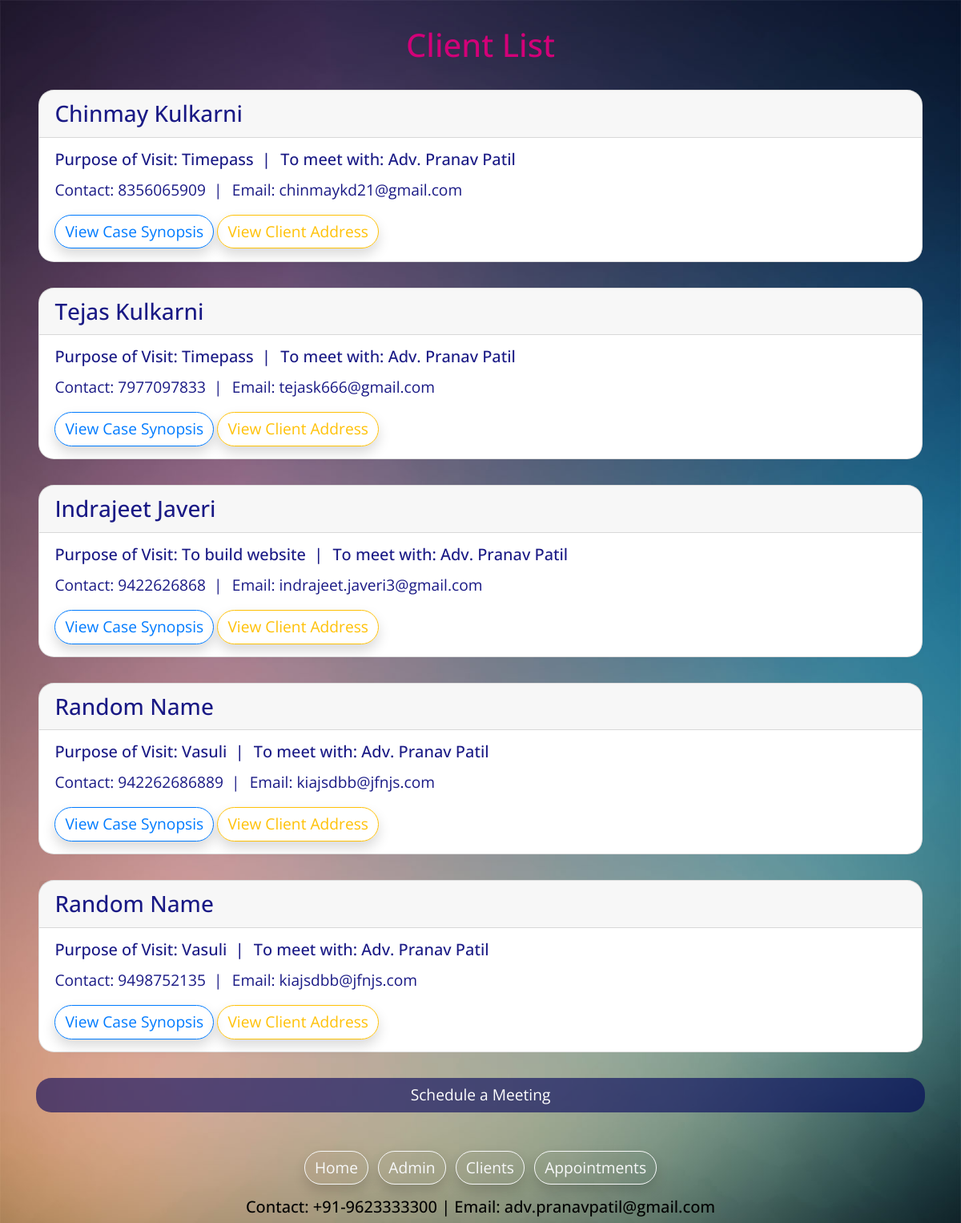
Page /clients on the earlier database version.
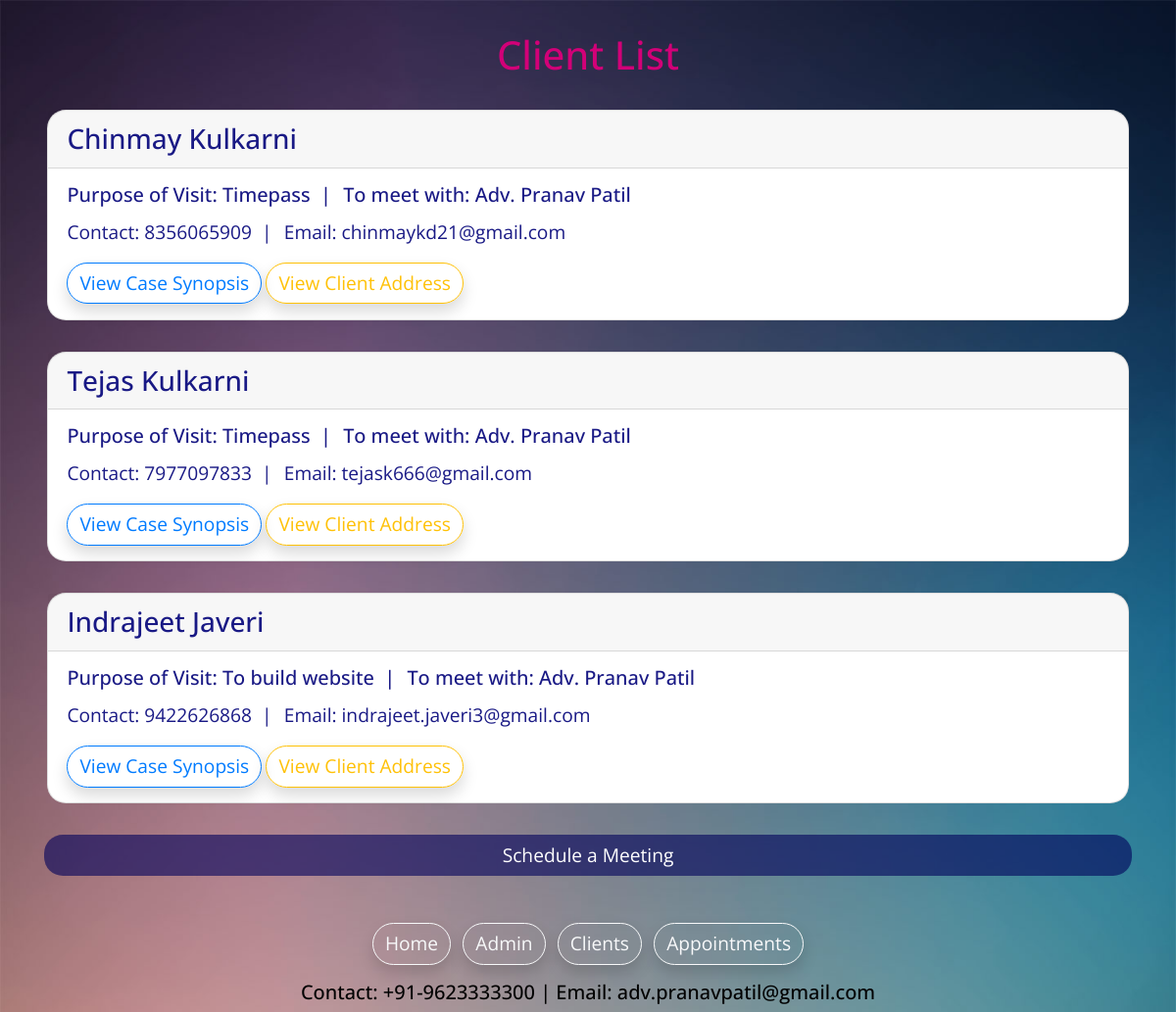
Same page on the later database version.
### patiladmin/models.py (models this page shows, shortened)
class client(models.Model):
    first_name = models.CharField(max_length=255)
    last_name = models.CharField(max_length=255)
    contact = models.BigIntegerField()
    email = models.CharField(max_length=255)
    address = models.CharField(max_length=255)
    city = models.CharField(max_length=255)
    state = models.CharField(max_length=255)
    zipcode = models.BigIntegerField()
    pVisit = models.CharField(max_length=255)
    toMeet = models.CharField(max_length=255)
    hAbout = models.CharField(max_length=255)
    caseSynopsis = models.TextField(default="No case data provided by client")
    dateofvisit = models.DateField(default=timezone.now)

### patiladmin/views.py (the view)
# urls.py: path('clients', views.clientlist),
def clientlist(request):
    clist = client.objects.all()
    return render(request, 'patiladmin/clients.html', {'clients': clist})

### patiladmin/templates/patiladmin/clients.html (shortened to what this page needs)
{% extends 'patiladmin/baselayout.html' %}
{% load static %}
{% block content%}
<div class="container">
	<link rel="stylesheet" href="https://cdnjs.cloudflare.com/ajax/libs/animate.css/3.7.0/animate.min.css" type="text/css">
	<link rel="stylesheet" href="https://cdn.jsdelivr.net/npm/flatpickr/dist/flatpickr.min.css">
	<div class="text-center" style="padding-top: 2rem;color: rgb(210,0,120)">
		<h1>Client List</h1>
	</div>
	{% for client in clients %}
	<div style="background-color: rgb(256, 256, 256);color: rgba(0,0,120,0.9);margin: 2rem 0.2rem;border-radius: 1.2rem;"
	 class="card animated fadeIn">
		<h3 class="card-header" id="cName{{ forloop.counter }}">{{client.first_name}}&nbsp;{{client.last_name}}</h5>
			<div class="card-body">
				<div class="side-head">
					<h5 class="card-title list-inline-item">Purpose of Visit: {{client.pVisit}}&nbsp;&nbsp;|</h5>
					<h5 class="card-title list-inline-item">To meet with: {{client.toMeet}}</h5>
				</div>
				<div class="side-p list-inline">
					<p class="card-text list-inline-item">Contact: <span id="cMobile{{ forloop.counter }}">{{client.contact}}</span>&nbsp;&nbsp;|</p>
					<p class="card-text list-inline-item">Email: {{client.email}}</p>
				</div>
				<button type="button" id="{{ forloop.counter }}" class="btn btn-outline-primary shadow cSynopModalTrigger" style="border-radius: 1.5rem;">View
					Case Synopsis</button>
				<button type="button" id="{{ forloop.counter }}" class="btn btn-outline-warning shadow cAddrModalTrigger" style="border-radius: 1.5rem;">View
					Client Address</button>
			</div>
	</div>
	{% endfor %}
	<div class="row">
		<div class="col-md-12">
			<button id="schMeeting" class="btn text-center" style="width:100%;border-radius: 1.2rem;color:#FFFFFF;background-color: rgba(0, 0, 90, 0.6)">
				<span id="buttonText">Schedule a Meeting</span>
			</button>
		</div>
	</div>
</div>
{% endblock %}

### patiladmin/templates/patiladmin/baselayout.html (shortened to what this page needs)
<!DOCTYPE html>
<html lang="en">
<head>
	{% load static %}
	<link rel="stylesheet" href="https://stackpath.bootstrapcdn.com/bootstrap/4.2.1/css/bootstrap.min.css"
>
</head>
<body>
	{% block content%}
	{% endblock %}
	<footer class="pt-5 text-muted text-center">
		<ul class="list-inline">
			<li class="list-inline-item"><a href="/" style="color:ghostwhite"><button type="button" class="btn btn-outline-light shadow"
					 style="border-radius: 1.5rem;">Home</button></a></li>
			<li class="list-inline-item"><a href="/admin" style="color:ghostwhite"><button type="button" class="btn btn-outline-light shadow"
					 style="border-radius: 1.5rem;">Admin</button></a></li>
			<li class="list-inline-item"><a href="/clients" style="color:ghostwhite"><button type="button" class="btn btn-outline-light shadow"
					 style="border-radius: 1.5rem;">Clients</button></a></li>
			<li class="list-inline-item"><a href="/appointments" style="color:ghostwhite"><button type="button" class="btn btn-outline-light shadow"
					 style="border-radius: 1.5rem;">Appointments</button></a></li>
		</ul>
		<h5 class="mb-2" style="color: rgb(0,0,0)">Contact: +91-9623333300 | Email: adv.pranavpatil@gmail.com</h5>
	</footer>
</body>
</html>

Differences in the rows shown:
removed client: first_name "Random", last_name "Name", pVisit "Vasuli", toMeet "Adv. Pranav Patil", contact "942262686889", email "kiajsdbb@jfnjs.com"
removed client: first_name "Random", last_name "Name", pVisit "Vasuli", toMeet "Adv. Pranav Patil", contact "9498752135", email "kiajsdbb@jfnjs.com"
